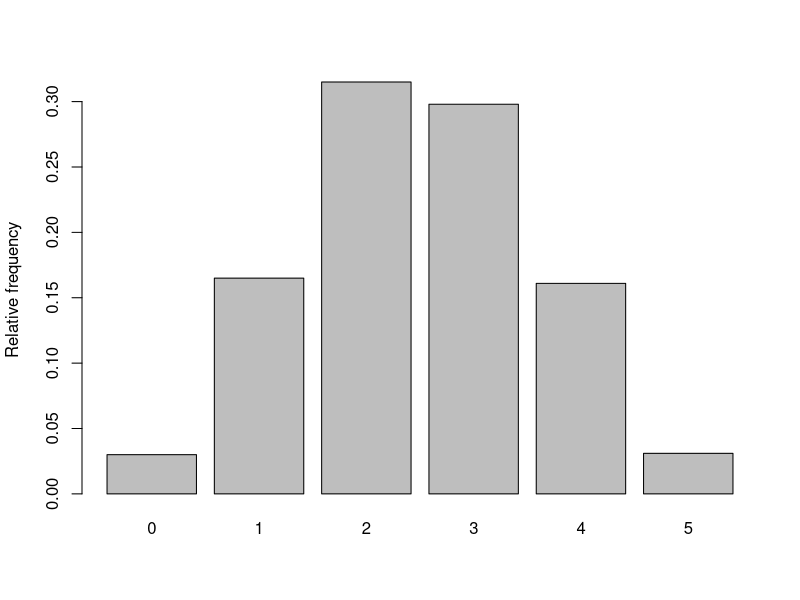
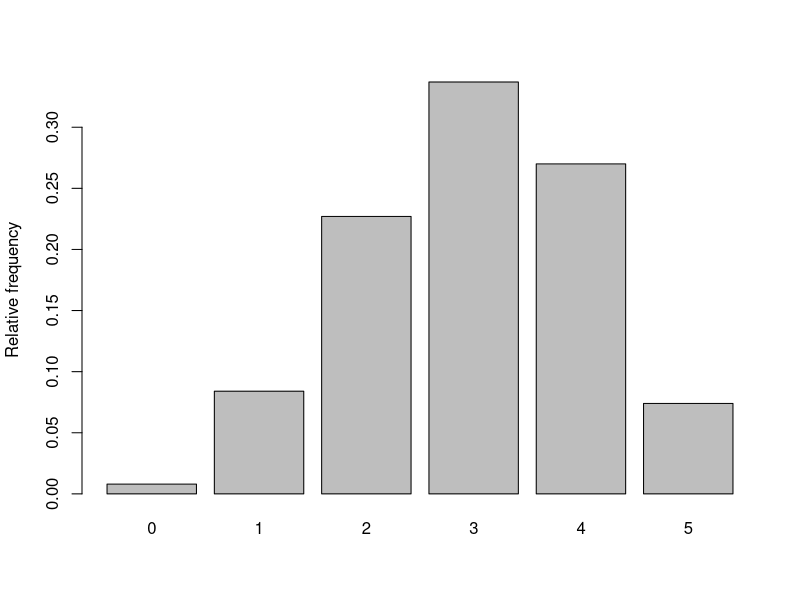
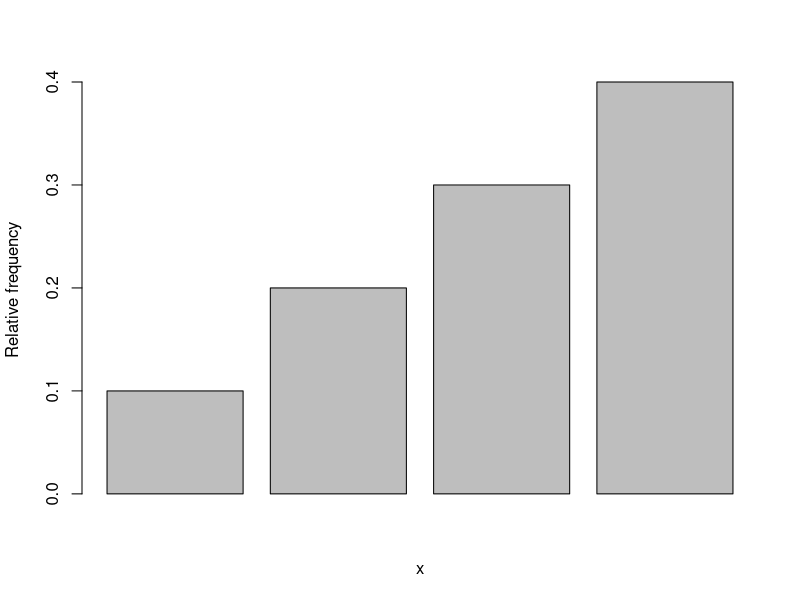
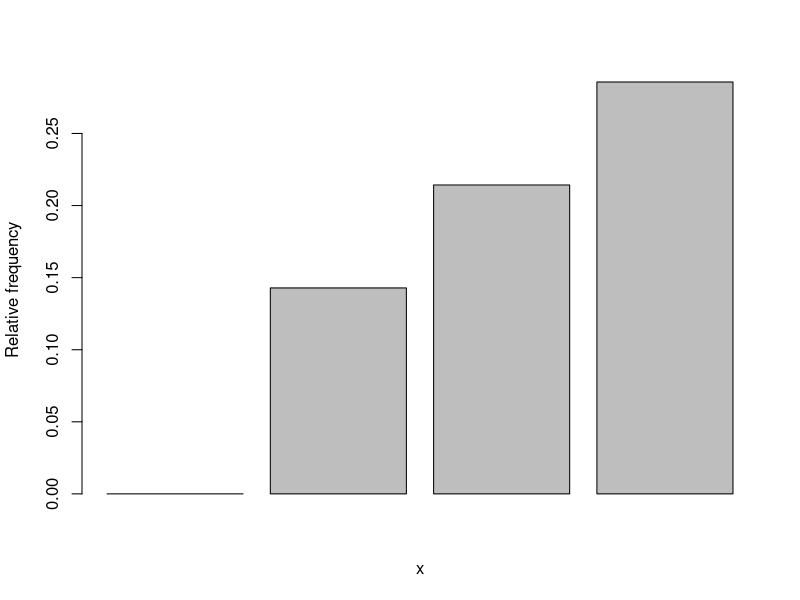

Write the R code that produced these figures, in order. (Note: this script raises an error after producing the figures.)
## ---- chunk 1
# Simulate the number of heads in k throws of a dice repeated Nsim times
# We let 0 correspond to tail and 1 correspond to head,
# The sample()-command below randomly draw a 0 or 1 with 
# equal probability k times, and then sum() will summarize the number of heads
simheads <- function(Nsim,k){
  nheads <- vector(length=Nsim) # Define a vector to store the number of heads 
  for(i in 1:Nsim)              # Generate the number of heads Nsim times
    nheads[i] <- sum(sample(0:1,size=k,replace=TRUE))  # See explanation above
  return(nheads)                # Return the resulting vector
}
## ---- chunk 2
# Summarize the results by histograms and numbers
# Repeat the lines below many times for different numbers of Nsim and k
# What happens when Nsim gets large?
k <- 5
Nsim <- 1000
nheadsim <- simheads(Nsim=Nsim,k=k)
relfreq <- table(nheadsim)/Nsim # Calculate relative frequency for each outcome
relfreq
barplot(relfreq,ylab="Relative frequency")
## ---- chunk 3
x <- dbinom(3, size=5, prob=0.5)
print(x)
## ---- chunk 4
# Same function as above but with a biased coin. b is bias variable
simbias <- function(Nsim,k,b){
  nheads <- vector(length=Nsim) # Define a vector to store the number of heads
  for(i in 1:Nsim)              # Generate the number of heads Nsim times
    nheads[i] <- sum(sample(0:1,size=k,replace=TRUE, prob=c(1-b, b)))
  return(nheads)                # Return the resulting vector
}
## ---- chunk 5
# Summarize the results by histograms and numbers
# Repeat the lines below many times for different numbers of Nsim and k
# What happens when Nsim gets large?
k <- 5
Nsim <- 1000
b <- 0.6
nheadsim <- simbias(Nsim=Nsim,k=k,b=b)
relfreq <- table(nheadsim)/Nsim # Calculate relative frequency for each outcome
relfreq
barplot(relfreq,ylab="Relative frequency")
## ---- chunk 6
# Define f1(x)
# The function takes in a vecor and checks if it is valid
# function calculates pmf
f1 <- function(x) {
  ifelse(x %in% c(1, 2, 3, 4),
         x/10,
         0)
}

barplot(f1(1:4),ylab="Relative frequency", xlab="x")
## ---- chunk 7
sum(f1(-100:100))
## ---- chunk 8
# Define f2(x)
# The function takes in a vector and checks if it is valid
# function calculates pmf
f2 <- function(x) {
  ifelse(x %in% c(1, 2, 3, 4),
         (1/14)*(x + 1),
         0)
}

barplot(f2(0:3),ylab="Relative frequency", xlab="x")
## ---- chunk 9
sum(f2(-100:100))
## ---- chunk 10
expected <- function(func, vec)
  return(sum(vec * func(vec)))
## ---- chunk 11
expected(f1, c(1,2,3,4))
expected(f2, c(1,2,3,4))
## ---- chunk 12
gexpected <- function(func, vec, gvec)
  return(sum(gvec * func(vec)))
## ---- chunk 13
gexpected(f1, c(1,2,3,4), c(1,2,3,4)^3)
gexpected(f2, c(1,2,3,4), c(1,2,3,4)^3)
## ---- chunk 14
f3 <- function(x) {
  if (x >= 0 && x <= 1) {
    return(4*x*(1 - x^2))
  } else {
    return(0)
  } 
}


integrate(Vectorize(f3),
         lower=-Inf,
         upper=0.5)$value
## ---- chunk 15
integrate(Vectorize(function(x) x * f3(x)),
          lower = -Inf,
          upper = Inf)$value
## ---- chunk 16
integrate(Vectorize(function(x) x^2 * f3(x)),
          lower = -Inf,
          upper = Inf)$value
## ---- chunk 17
sqrt(integrate(Vectorize(function(x) x^2 * f3(x)),
          lower = -Inf,
          upper = Inf)$value)
## ---- chunk 18
integrate(Vectorize(f3),
         lower=-Inf,
         upper=0.7)$value
## ---- chunk 19
1 - integrate(Vectorize(f3),
              lower=-Inf,
              upper=0.7)$value
## ---- chunk 20
x <- seq(0, 1, 0.01)
plot(x, f3(x), type="l", col= "blue")
## ---- chunk 21
F3 <- function(x) {
  return(-4*((x^4 / 4)-(x^2 / 2)))
}

x <- seq(0, 1, 0.01)
plot(x, F3(x), type="l", col= "blue")
## ---- chunk 22
f4 <- function(x) {
  return(3/4 * (1 - x^2))
}

integrate(f4,
          lower = -1,
          upper = 1)$value
## ---- chunk 23
x <- seq(-1, 1, 0.01)
plot(x, f4(x), type="l", col= "blue")
## ---- chunk 24
integrate(f4,
          lower = -1,
          upper = 0.5)$value
## ---- chunk 25
# Function for linear combination of random variable
expectedLinearComb <- function(g, f, lower, upper, a, b) {
  return (a*integrate(Vectorize(function(x) g(x) * f(x)),
          lower = lower,
          upper = upper)$value + b)
}

g <- function(x) x^2
expectedLinearComb(g, f4, -1, 1, 1, 1)
